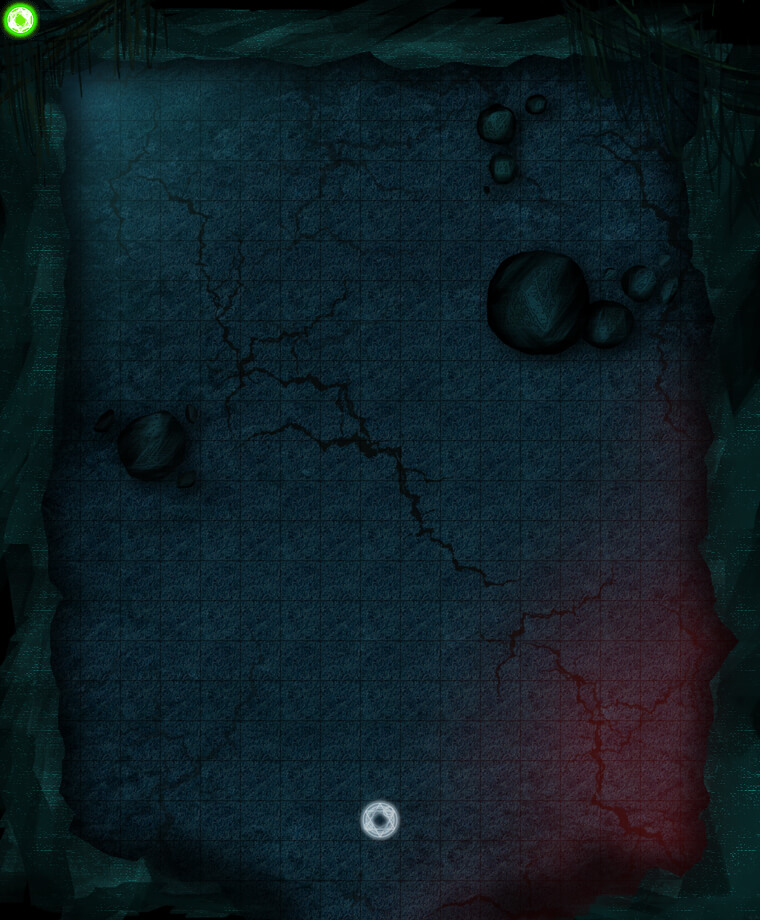

The image is a tile-based game level rendered from a .tmx file. Its description and source (layers, tilesets, objects; grid data summarised) follow:
An orthogonal 19x23 tile map with 40x40 px tiles, 4 tile layers (mapLayer, objLayer, flagLayer, playerLayer), 2 tilesets.

<map version="1.0" orientation="orthogonal" renderorder="left-up" width="19" height="23" tilewidth="40" tileheight="40" nextobjectid="1">
 <tileset firstgid="1" name="landmark" tilewidth="40" tileheight="40" tilecount="100">
  <image source="landmark.png" width="400" height="400" />
 </tileset>
 <tileset firstgid="101" name="map15" tilewidth="40" tileheight="40" tilecount="437">
  <image source="map15.jpg" width="760" height="920" />
 </tileset>
 <layer name="mapLayer" width="19" height="23">
  <data>[437 cells, 437 non-empty, 437 distinct tile ids]</data>
 </layer>
 <layer name="objLayer" width="19" height="23">
  <data>[437 cells, 1 non-empty, 1 distinct tile ids]</data>
 </layer>
 <layer name="flagLayer" width="19" height="23">
  <data>[437 cells, 1 non-empty, 1 distinct tile ids]</data>
 </layer>
 <layer name="playerLayer" width="19" height="23">
  <data>[437 cells, 1 non-empty, 1 distinct tile ids]</data>
 </layer>
</map>